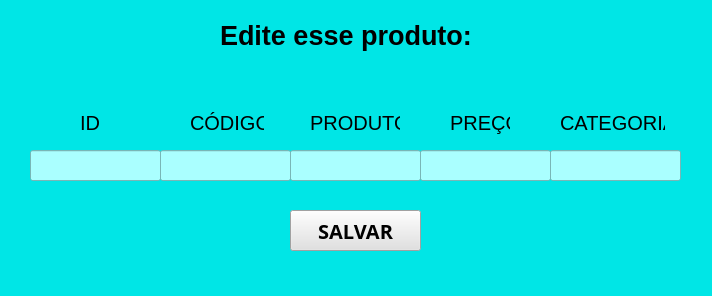
<?xml version="1.0" encoding="UTF-8"?>
<ui version="4.0">
 <class>MainWindow</class>
 <widget class="QMainWindow" name="MainWindow">
  <property name="geometry">
   <rect>
    <x>0</x>
    <y>0</y>
    <width>712</width>
    <height>296</height>
   </rect>
  </property>
  <property name="windowTitle">
   <string>MainWindow</string>
  </property>
  <property name="styleSheet">
   <string notr="true">background-color: rgb(0, 230, 230);</string>
  </property>
  <widget class="QWidget" name="centralwidget">
   <widget class="QLabel" name="label">
    <property name="geometry">
     <rect>
      <x>220</x>
      <y>10</y>
      <width>271</width>
      <height>51</height>
     </rect>
    </property>
    <property name="font">
     <font>
      <pointsize>20</pointsize>
      <weight>75</weight>
      <bold>true</bold>
     </font>
    </property>
    <property name="text">
     <string>Edite esse produto:</string>
    </property>
   </widget>
   <widget class="QLineEdit" name="id_line">
    <property name="geometry">
     <rect>
      <x>30</x>
      <y>150</y>
      <width>131</width>
      <height>31</height>
     </rect>
    </property>
    <property name="styleSheet">
     <string notr="true">background-color: rgb(170, 255, 255);</string>
    </property>
   </widget>
   <widget class="QLineEdit" name="codigo_line">
    <property name="geometry">
     <rect>
      <x>160</x>
      <y>150</y>
      <width>131</width>
      <height>31</height>
     </rect>
    </property>
    <property name="styleSheet">
     <string notr="true">background-color: rgb(170, 255, 255);</string>
    </property>
   </widget>
   <widget class="QLineEdit" name="categoria_line">
    <property name="geometry">
     <rect>
      <x>550</x>
      <y>150</y>
      <width>131</width>
      <height>31</height>
     </rect>
    </property>
    <property name="styleSheet">
     <string notr="true">background-color: rgb(170, 255, 255);</string>
    </property>
   </widget>
   <widget class="QLineEdit" name="produto_line">
    <property name="geometry">
     <rect>
      <x>290</x>
      <y>150</y>
      <width>131</width>
      <height>31</height>
     </rect>
    </property>
    <property name="styleSheet">
     <string notr="true">background-color: rgb(170, 255, 255);</string>
    </property>
   </widget>
   <widget class="QLineEdit" name="preco_line">
    <property name="geometry">
     <rect>
      <x>420</x>
      <y>150</y>
      <width>131</width>
      <height>31</height>
     </rect>
    </property>
    <property name="styleSheet">
     <string notr="true">background-color: rgb(170, 255, 255);</string>
    </property>
   </widget>
   <widget class="QLabel" name="label_2">
    <property name="geometry">
     <rect>
      <x>80</x>
      <y>111</y>
      <width>21</width>
      <height>24</height>
     </rect>
    </property>
    <property name="font">
     <font>
      <pointsize>15</pointsize>
      <weight>50</weight>
      <italic>false</italic>
      <bold>false</bold>
     </font>
    </property>
    <property name="text">
     <string>ID</string>
    </property>
   </widget>
   <widget class="QLabel" name="label_3">
    <property name="geometry">
     <rect>
      <x>190</x>
      <y>111</y>
      <width>74</width>
      <height>24</height>
     </rect>
    </property>
    <property name="font">
     <font>
      <pointsize>15</pointsize>
     </font>
    </property>
    <property name="text">
     <string>CÓDIGO</string>
    </property>
   </widget>
   <widget class="QLabel" name="label_4">
    <property name="geometry">
     <rect>
      <x>310</x>
      <y>111</y>
      <width>90</width>
      <height>24</height>
     </rect>
    </property>
    <property name="font">
     <font>
      <pointsize>15</pointsize>
     </font>
    </property>
    <property name="text">
     <string>PRODUTO</string>
    </property>
   </widget>
   <widget class="QLabel" name="label_5">
    <property name="geometry">
     <rect>
      <x>450</x>
      <y>111</y>
      <width>60</width>
      <height>24</height>
     </rect>
    </property>
    <property name="font">
     <font>
      <pointsize>15</pointsize>
     </font>
    </property>
    <property name="text">
     <string>PREÇO</string>
    </property>
   </widget>
   <widget class="QLabel" name="label_6">
    <property name="geometry">
     <rect>
      <x>560</x>
      <y>111</y>
      <width>105</width>
      <height>24</height>
     </rect>
    </property>
    <property name="font">
     <font>
      <pointsize>15</pointsize>
     </font>
    </property>
    <property name="text">
     <string>CATEGORIA</string>
    </property>
   </widget>
   <widget class="QPushButton" name="salvar_Button">
    <property name="geometry">
     <rect>
      <x>290</x>
      <y>210</y>
      <width>131</width>
      <height>41</height>
     </rect>
    </property>
    <property name="font">
     <font>
      <family>Franklin Gothic Medium</family>
      <pointsize>15</pointsize>
      <weight>75</weight>
      <bold>true</bold>
     </font>
    </property>
    <property name="styleSheet">
     <string notr="true">background-color: rgb(225, 225, 225);</string>
    </property>
    <property name="text">
     <string>SALVAR</string>
    </property>
   </widget>
  </widget>
  <widget class="QMenuBar" name="menubar">
   <property name="geometry">
    <rect>
     <x>0</x>
     <y>0</y>
     <width>712</width>
     <height>21</height>
    </rect>
   </property>
  </widget>
  <widget class="QStatusBar" name="statusbar"/>
 </widget>
 <resources/>
 <connections/>
</ui>
